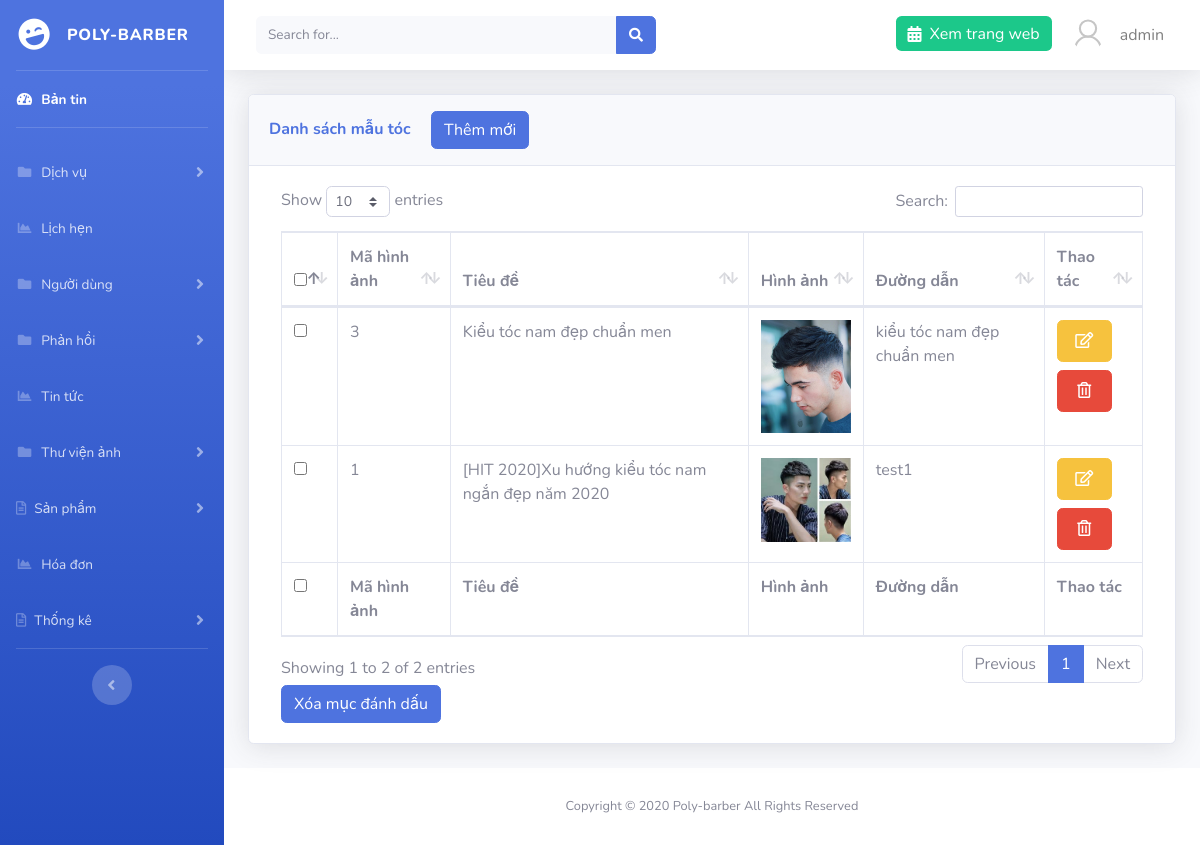
The app's page /admin/?page=hair (signed in), older data.
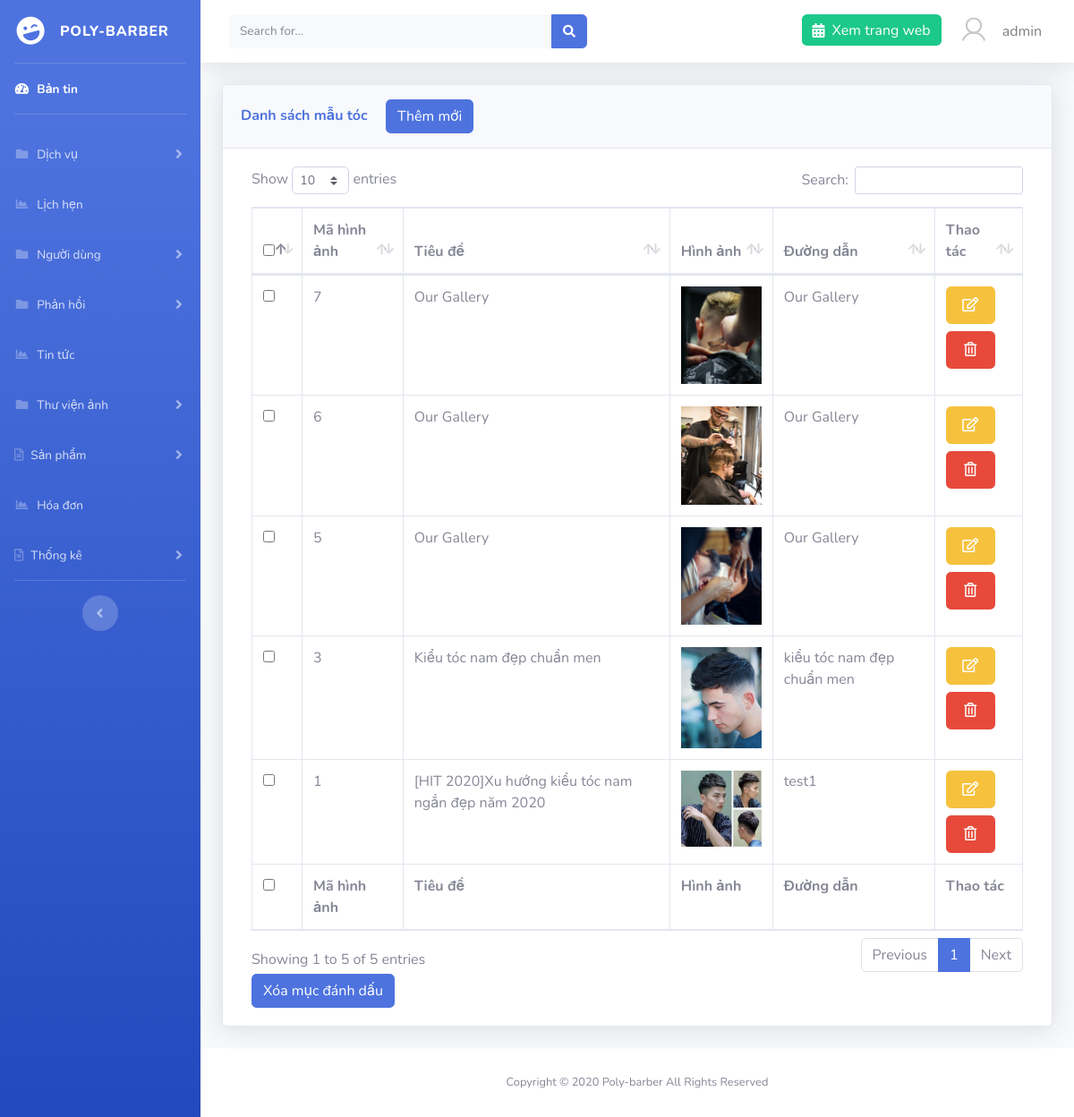
The same page, newer data.
### tables this page shows
CREATE TABLE `libraries` (
  `id` int(11) NOT NULL,
  `name` varchar(191) NOT NULL,
  `images` varchar(191) NOT NULL,
  `link` varchar(191) NOT NULL,
  `role` bit(1) NOT NULL
);

### libs/database.php (called while the page is built, shortened)
<?php
function connection()
{
    try {
        $conn = new PDO("mysql:host=localhost; dbname=barber; charset=utf8", "root", "");
    } catch (PDOException $e) {
        echo "Lỗi Kết nối" . $e->getMessage();
    }
    return $conn;
}
function query_exe($sql) {
    $conn = connection();
    try {
        $stmt = $conn->prepare($sql);
        $stmt->execute();
        $result = $stmt->fetchAll(PDO::FETCH_ASSOC);
        return $result;
    } catch (PDOException $e) {
        echo "Lỗi dữ liệu" . $e->getMessage();
    } finally {
        unset($conn);
    }
}

### libs/libraries.php (called while the page is built, shortened)
<?php
require_once "database.php";
function list_all_library($role){
    $sql = "SELECT * from libraries where role = $role order by id desc";
    return query_exe($sql);
}

### admin/libraries/hairs/index.php (the view, shortened to what this page needs)
<?php
$result = list_all_library(true);
?>
<div class="container-fluid">
    <div class="card shadow mb-4">
        <div class="card-header py-3">
            <h6 class="m-0 font-weight-bold text-primary">Danh sách mẫu tóc <a href="<?= ROOT ?>admin/?page=hair&action=add" class="btn btn-primary ml-3">Thêm mới</a></h6>
        </div>
        <div class="card-body">
            <div class="table-responsive">
                <form action="" method="POST" class="col-12">
                    <table class="table table-bordered" id="dataTable" width="100%" cellspacing="0">
                        <thead>
                            <tr>
                                <th>
                                    <input type="checkbox" name="checkall" class="checkall">
                                </th>
                                <th>Mã hình ảnh</th>
                                <th>Tiêu đề</th>
                                <th>Hình ảnh</th>
                                <th>Đường dẫn</th>
                                <th>Thao tác</th>
                            </tr>
                        </thead>
                        <tfoot>
                            <tr>
                            <th>
                                    <input type="checkbox" name="checkall" class="checkall">
                                </th>
                                <th>Mã hình ảnh</th>
                                <th>Tiêu đề</th>
                                <th>Hình ảnh</th>
                                <th>Đường dẫn</th>
                                <th>Thao tác</th>
                            </tr>
                        </tfoot>
                        <tbody>
                            <?php foreach ($result as $r) : ?>
                                <tr>
                                    <td>
                                        <input type="checkbox" name="id[]"  value="<?= $r['id'] ?>">
                                    </td>
                                    <td><?= $r['id'] ?></td>
                                    <td><?= $r['name'] ?></td>
                                    <td>
                                        <img src="../images/sliders/<?= $r['images'] ?>" width="90" alt="">
                                    </td>
                                    <td><?=$r['link']?></td>
                                    <td>
                                        <a href="<?= ROOT ?>admin/?page=hair&action=edit&id=<?= $r['id'] ?>" class="btn btn-warning d-block p-2 w-75 mb-2"><i class="far fa-edit"></i></a>
                                        <a href="<?= ROOT ?>admin/?page=hair&id=<?= $r['id'] ?>" onclick="return confirm('Bạn có chắc muốn xóa không')" class="btn btn-danger d-block p-2 w-75"><i class="far fa-trash-alt"></i></a>
                                    </td>
                                </tr>
                            <?php endforeach; ?>
                        </tbody>
                    </table>
                    <button type="submit" class="btn btn-primary" id="btndel-category" name="btn-del">Xóa mục đánh dấu</button>
                </form>
            </div>
        </div>
    </div>
</div>

Row changes from the older to the newer data that the page shows:
added libraries: id "7", name "Our Gallery", images (picture), link "Our Gallery"
added libraries: id "6", name "Our Gallery", images (picture), link "Our Gallery"
added libraries: id "5", name "Our Gallery", images (picture), link "Our Gallery"
Text that changed along with them:
text written by a page script: "Show entries Search: Showing 1 to 2 of 2 entries Previous 1 Next" → "Show entries Search: Showing 1 to 5 of 5 entries Previous 1 Next"
